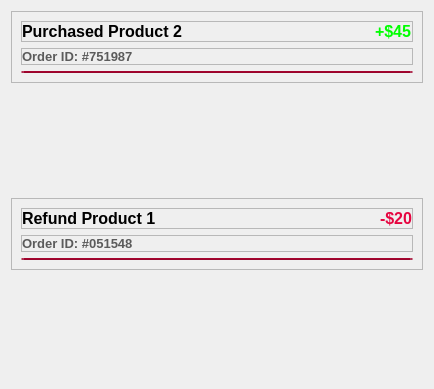
                      <widget class="QWidget" name="scrollAreaWidget_money">
                       <property name="geometry">
                        <rect>
                         <x>0</x>
                         <y>0</y>
                         <width>434</width>
                         <height>389</height>
                        </rect>
                       </property>
                       <property name="styleSheet">
                        <string notr="true">QFrame {
	margin: 0px;
}</string>
                       </property>
                       <layout class="QVBoxLayout" name="verticalLayout_41">
                        <item alignment="Qt::AlignTop">
                         <widget class="QFrame" name="template_order_3">
                          <property name="frameShape">
                           <enum>QFrame::StyledPanel</enum>
                          </property>
                          <property name="frameShadow">
                           <enum>QFrame::Raised</enum>
                          </property>
                          <layout class="QVBoxLayout" name="verticalLayout_39">
                           <item alignment="Qt::AlignBottom">
                            <widget class="QFrame" name="container_order_information_3">
                             <property name="styleSheet">
                              <string notr="true"/>
                             </property>
                             <property name="frameShape">
                              <enum>QFrame::StyledPanel</enum>
                             </property>
                             <property name="frameShadow">
                              <enum>QFrame::Raised</enum>
                             </property>
                             <layout class="QHBoxLayout" name="horizontalLayout_53">
                              <property name="spacing">
                               <number>0</number>
                              </property>
                              <property name="leftMargin">
                               <number>0</number>
                              </property>
                              <property name="topMargin">
                               <number>0</number>
                              </property>
                              <property name="rightMargin">
                               <number>0</number>
                              </property>
                              <property name="bottomMargin">
                               <number>0</number>
                              </property>
                              <item alignment="Qt::AlignLeft">
                               <widget class="QLabel" name="label_order_product_3">
                                <property name="font">
                                 <font>
                                  <pointsize>12</pointsize>
                                  <bold>true</bold>
                                 </font>
                                </property>
                                <property name="text">
                                 <string>Purchased Product 2</string>
                                </property>
                               </widget>
                              </item>
                              <item alignment="Qt::AlignRight">
                               <widget class="QLabel" name="label_order_price_3">
                                <property name="font">
                                 <font>
                                  <pointsize>12</pointsize>
                                  <bold>true</bold>
                                 </font>
                                </property>
                                <property name="styleSheet">
                                 <string notr="true">color: lime;</string>
                                </property>
                                <property name="text">
                                 <string>+$45</string>
                                </property>
                               </widget>
                              </item>
                             </layout>
                            </widget>
                           </item>
                           <item alignment="Qt::AlignTop">
                            <widget class="QFrame" name="container_order_id_3">
                             <property name="styleSheet">
                              <string notr="true"/>
                             </property>
                             <property name="frameShape">
                              <enum>QFrame::StyledPanel</enum>
                             </property>
                             <property name="frameShadow">
                              <enum>QFrame::Raised</enum>
                             </property>
                             <layout class="QHBoxLayout" name="horizontalLayout_52">
                              <property name="spacing">
                               <number>0</number>
                              </property>
                              <property name="leftMargin">
                               <number>0</number>
                              </property>
                              <property name="topMargin">
                               <number>0</number>
                              </property>
                              <property name="rightMargin">
                               <number>0</number>
                              </property>
                              <property name="bottomMargin">
                               <number>0</number>
                              </property>
                              <item alignment="Qt::AlignLeft|Qt::AlignTop">
                               <widget class="QLabel" name="label_order_id_3">
                                <property name="font">
                                 <font>
                                  <pointsize>10</pointsize>
                                  <bold>true</bold>
                                 </font>
                                </property>
                                <property name="styleSheet">
                                 <string notr="true">color: #5B5B5B;</string>
                                </property>
                                <property name="text">
                                 <string>Order ID: #751987</string>
                                </property>
                               </widget>
                              </item>
                             </layout>
                            </widget>
                           </item>
                           <item>
                            <widget class="QLineEdit" name="divider3">
                             <property name="maximumSize">
                              <size>
                               <width>16777215</width>
                               <height>2</height>
                              </size>
                             </property>
                             <property name="styleSheet">
                              <string notr="true">background-color: #E60540;</string>
                             </property>
                            </widget>
                           </item>
                          </layout>
                         </widget>
                        </item>
                        <item alignment="Qt::AlignTop">
                         <widget class="QFrame" name="template_order_4">
                          <property name="styleSheet">
                           <string notr="true"/>
                          </property>
                          <property name="frameShape">
                           <enum>QFrame::StyledPanel</enum>
                          </property>
                          <property name="frameShadow">
                           <enum>QFrame::Raised</enum>
                          </property>
                          <layout class="QVBoxLayout" name="verticalLayout_40">
                           <item alignment="Qt::AlignTop">
                            <widget class="QFrame" name="container_order_information_4">
                             <property name="styleSheet">
                              <string notr="true"/>
                             </property>
                             <property name="frameShape">
                              <enum>QFrame::StyledPanel</enum>
                             </property>
                             <property name="frameShadow">
                              <enum>QFrame::Raised</enum>
                             </property>
                             <layout class="QHBoxLayout" name="horizontalLayout_54">
                              <property name="spacing">
                               <number>0</number>
                              </property>
                              <property name="leftMargin">
                               <number>0</number>
                              </property>
                              <property name="topMargin">
                               <number>0</number>
                              </property>
                              <property name="rightMargin">
                               <number>0</number>
                              </property>
                              <property name="bottomMargin">
                               <number>0</number>
                              </property>
                              <item alignment="Qt::AlignLeft|Qt::AlignBottom">
                               <widget class="QLabel" name="label_order_product_4">
                                <property name="font">
                                 <font>
                                  <pointsize>12</pointsize>
                                  <bold>true</bold>
                                 </font>
                                </property>
                                <property name="text">
                                 <string>Refund Product 1</string>
                                </property>
                               </widget>
                              </item>
                              <item alignment="Qt::AlignRight|Qt::AlignBottom">
                               <widget class="QLabel" name="label_order_price_4">
                                <property name="font">
                                 <font>
                                  <pointsize>12</pointsize>
                                  <bold>true</bold>
                                 </font>
                                </property>
                                <property name="styleSheet">
                                 <string notr="true">color: #E60540;</string>
                                </property>
                                <property name="text">
                                 <string>-$20</string>
                                </property>
                               </widget>
                              </item>
                             </layout>
                            </widget>
                           </item>
                           <item alignment="Qt::AlignTop">
                            <widget class="QFrame" name="container_order_id_4">
                             <property name="styleSheet">
                              <string notr="true"/>
                             </property>
                             <property name="frameShape">
                              <enum>QFrame::StyledPanel</enum>
                             </property>
                             <property name="frameShadow">
                              <enum>QFrame::Raised</enum>
                             </property>
                             <layout class="QHBoxLayout" name="horizontalLayout_55">
                              <property name="spacing">
                               <number>0</number>
                              </property>
                              <property name="leftMargin">
                               <number>0</number>
                              </property>
                              <property name="topMargin">
                               <number>0</number>
                              </property>
                              <property name="rightMargin">
                               <number>0</number>
                              </property>
                              <property name="bottomMargin">
                               <number>0</number>
                              </property>
                              <item alignment="Qt::AlignLeft|Qt::AlignTop">
                               <widget class="QLabel" name="label_order_id_4">
                                <property name="font">
                                 <font>
                                  <pointsize>10</pointsize>
                                  <bold>true</bold>
                                 </font>
                                </property>
                                <property name="styleSheet">
                                 <string notr="true">color: #5B5B5B;</string>
                                </property>
                                <property name="text">
                                 <string>Order ID: #051548</string>
                                </property>
                               </widget>
                              </item>
                             </layout>
                            </widget>
                           </item>
                           <item>
                            <widget class="QLineEdit" name="divider4">
                             <property name="maximumSize">
                              <size>
                               <width>16777215</width>
                               <height>2</height>
                              </size>
                             </property>
                             <property name="styleSheet">
                              <string notr="true">background-color: #E60540;</string>
                             </property>
                            </widget>
                           </item>
                          </layout>
                         </widget>
                        </item>
                       </layout>
                      </widget>
